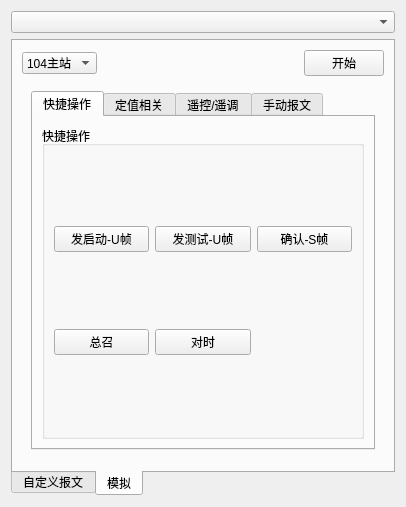
<?xml version="1.0" encoding="UTF-8"?>
<ui version="4.0">
 <class>frmDebug</class>
 <widget class="QWidget" name="frmDebug">
  <property name="geometry">
   <rect>
    <x>0</x>
    <y>0</y>
    <width>406</width>
    <height>499</height>
   </rect>
  </property>
  <property name="windowTitle">
   <string>Form</string>
  </property>
  <layout class="QGridLayout" name="gridLayout">
   <item row="0" column="0">
    <widget class="QComboBox" name="comboBox"/>
   </item>
   <item row="1" column="0">
    <widget class="QTabWidget" name="tabWidget">
     <property name="tabPosition">
      <enum>QTabWidget::South</enum>
     </property>
     <property name="currentIndex">
      <number>1</number>
     </property>
     <widget class="QWidget" name="tab">
      <attribute name="title">
       <string>自定义报文</string>
      </attribute>
      <layout class="QVBoxLayout" name="verticalLayout_2">
       <item>
        <widget class="QFrame" name="frame_3">
         <property name="frameShape">
          <enum>QFrame::StyledPanel</enum>
         </property>
         <property name="frameShadow">
          <enum>QFrame::Plain</enum>
         </property>
         <layout class="QVBoxLayout" name="verticalLayout">
          <item>
           <layout class="QHBoxLayout" name="horizontalLayout">
            <item>
             <widget class="QCheckBox" name="checkBox1">
              <property name="text">
               <string/>
              </property>
             </widget>
            </item>
            <item>
             <widget class="QLineEdit" name="linedata1"/>
            </item>
            <item>
             <widget class="QPushButton" name="pushButton_send1">
              <property name="text">
               <string>发送</string>
              </property>
             </widget>
            </item>
           </layout>
          </item>
          <item>
           <layout class="QHBoxLayout" name="horizontalLayout_2">
            <item>
             <widget class="QCheckBox" name="checkBox2">
              <property name="text">
               <string/>
              </property>
             </widget>
            </item>
            <item>
             <widget class="QLineEdit" name="linedata2"/>
            </item>
            <item>
             <widget class="QPushButton" name="pushButton_send2">
              <property name="text">
               <string>发送</string>
              </property>
             </widget>
            </item>
           </layout>
          </item>
          <item>
           <layout class="QHBoxLayout" name="horizontalLayout_3">
            <item>
             <widget class="QCheckBox" name="checkBox3">
              <property name="text">
               <string/>
              </property>
             </widget>
            </item>
            <item>
             <widget class="QLineEdit" name="linedata3"/>
            </item>
            <item>
             <widget class="QPushButton" name="pushButton_send3">
              <property name="text">
               <string>发送</string>
              </property>
             </widget>
            </item>
           </layout>
          </item>
          <item>
           <layout class="QHBoxLayout" name="horizontalLayout_4">
            <item>
             <widget class="QCheckBox" name="checkBox4">
              <property name="text">
               <string/>
              </property>
             </widget>
            </item>
            <item>
             <widget class="QLineEdit" name="linedata4"/>
            </item>
            <item>
             <widget class="QPushButton" name="pushButton_send4">
              <property name="text">
               <string>发送</string>
              </property>
             </widget>
            </item>
           </layout>
          </item>
          <item>
           <layout class="QHBoxLayout" name="horizontalLayout_5">
            <item>
             <widget class="QCheckBox" name="checkBox5">
              <property name="text">
               <string/>
              </property>
             </widget>
            </item>
            <item>
             <widget class="QLineEdit" name="linedata5"/>
            </item>
            <item>
             <widget class="QPushButton" name="pushButton_send5">
              <property name="text">
               <string>发送</string>
              </property>
             </widget>
            </item>
           </layout>
          </item>
          <item>
           <layout class="QHBoxLayout" name="horizontalLayout_6">
            <item>
             <widget class="QCheckBox" name="checkBox6">
              <property name="text">
               <string/>
              </property>
             </widget>
            </item>
            <item>
             <widget class="QLineEdit" name="linedata6"/>
            </item>
            <item>
             <widget class="QPushButton" name="pushButton_send6">
              <property name="text">
               <string>发送</string>
              </property>
             </widget>
            </item>
           </layout>
          </item>
          <item>
           <layout class="QHBoxLayout" name="horizontalLayout_19">
            <item>
             <widget class="QCheckBox" name="checkBox">
              <property name="text">
               <string>全选</string>
              </property>
             </widget>
            </item>
            <item>
             <spacer name="horizontalSpacer_2">
              <property name="orientation">
               <enum>Qt::Horizontal</enum>
              </property>
              <property name="sizeHint" stdset="0">
               <size>
                <width>40</width>
                <height>20</height>
               </size>
              </property>
             </spacer>
            </item>
            <item>
             <widget class="QPushButton" name="pushButton_load">
              <property name="text">
               <string>导入报文</string>
              </property>
             </widget>
            </item>
            <item>
             <widget class="QPushButton" name="pushButton_clearAll">
              <property name="text">
               <string>清除所有报文</string>
              </property>
             </widget>
            </item>
           </layout>
          </item>
         </layout>
        </widget>
       </item>
       <item>
        <widget class="QFrame" name="frame_2">
         <property name="frameShape">
          <enum>QFrame::StyledPanel</enum>
         </property>
         <property name="frameShadow">
          <enum>QFrame::Plain</enum>
         </property>
         <layout class="QHBoxLayout" name="horizontalLayout_20">
          <item>
           <widget class="QLineEdit" name="linefiledir"/>
          </item>
          <item>
           <widget class="QPushButton" name="btnopenfile">
            <property name="text">
             <string>打开文件</string>
            </property>
           </widget>
          </item>
          <item>
           <widget class="QPushButton" name="btnsendfile">
            <property name="text">
             <string>发送文件</string>
            </property>
           </widget>
          </item>
         </layout>
        </widget>
       </item>
       <item>
        <widget class="QFrame" name="frame_4">
         <property name="frameShape">
          <enum>QFrame::StyledPanel</enum>
         </property>
         <property name="frameShadow">
          <enum>QFrame::Plain</enum>
         </property>
         <layout class="QVBoxLayout" name="verticalLayout_3">
          <item>
           <layout class="QHBoxLayout" name="horizontalLayout_15">
            <item>
             <widget class="QLabel" name="label_4">
              <property name="minimumSize">
               <size>
                <width>140</width>
                <height>0</height>
               </size>
              </property>
              <property name="maximumSize">
               <size>
                <width>150</width>
                <height>16777215</height>
               </size>
              </property>
              <property name="text">
               <string>发送每帧报文前延时(ms)</string>
              </property>
              <property name="alignment">
               <set>Qt::AlignRight|Qt::AlignTrailing|Qt::AlignVCenter</set>
              </property>
             </widget>
            </item>
            <item>
             <widget class="QLineEdit" name="timeinterval">
              <property name="text">
               <string>1000</string>
              </property>
             </widget>
            </item>
            <item>
             <widget class="QCheckBox" name="Cb_recv">
              <property name="minimumSize">
               <size>
                <width>120</width>
                <height>0</height>
               </size>
              </property>
              <property name="text">
               <string>收一帧发一帧</string>
              </property>
             </widget>
            </item>
           </layout>
          </item>
          <item>
           <layout class="QHBoxLayout" name="horizontalLayout_16">
            <item>
             <widget class="QPushButton" name="btnSendAll">
              <property name="minimumSize">
               <size>
                <width>150</width>
                <height>0</height>
               </size>
              </property>
              <property name="text">
               <string>全部发送</string>
              </property>
             </widget>
            </item>
            <item>
             <spacer name="horizontalSpacer_3">
              <property name="orientation">
               <enum>Qt::Horizontal</enum>
              </property>
              <property name="sizeHint" stdset="0">
               <size>
                <width>40</width>
                <height>20</height>
               </size>
              </property>
             </spacer>
            </item>
            <item>
             <widget class="QPushButton" name="btnSendcycle">
              <property name="minimumSize">
               <size>
                <width>150</width>
                <height>0</height>
               </size>
              </property>
              <property name="text">
               <string>开始轮询</string>
              </property>
             </widget>
            </item>
           </layout>
          </item>
         </layout>
        </widget>
       </item>
       <item>
        <spacer name="verticalSpacer">
         <property name="orientation">
          <enum>Qt::Vertical</enum>
         </property>
         <property name="sizeHint" stdset="0">
          <size>
           <width>20</width>
           <height>40</height>
          </size>
         </property>
        </spacer>
       </item>
      </layout>
     </widget>
     <widget class="QWidget" name="tab_2">
      <attribute name="title">
       <string>模拟</string>
      </attribute>
      <layout class="QVBoxLayout" name="verticalLayout_4">
       <item>
        <layout class="QHBoxLayout" name="horizontalLayout_11">
         <item>
          <widget class="QComboBox" name="comboBox_protocol">
           <item>
            <property name="text">
             <string>104主站</string>
            </property>
           </item>
          </widget>
         </item>
         <item>
          <spacer name="horizontalSpacer">
           <property name="orientation">
            <enum>Qt::Horizontal</enum>
           </property>
           <property name="sizeHint" stdset="0">
            <size>
             <width>40</width>
             <height>20</height>
            </size>
           </property>
          </spacer>
         </item>
         <item>
          <widget class="QPushButton" name="pushButton_start">
           <property name="text">
            <string>开始</string>
           </property>
          </widget>
         </item>
        </layout>
       </item>
       <item>
        <widget class="QStackedWidget" name="stackedWidget">
         <property name="frameShape">
          <enum>QFrame::NoFrame</enum>
         </property>
         <property name="currentIndex">
          <number>0</number>
         </property>
         <widget class="QWidget" name="page">
          <layout class="QGridLayout" name="gridLayout_6">
           <item row="0" column="0">
            <widget class="QTabWidget" name="tabWidget_2">
             <property name="tabPosition">
              <enum>QTabWidget::North</enum>
             </property>
             <property name="currentIndex">
              <number>0</number>
             </property>
             <widget class="QWidget" name="tab_3">
              <attribute name="title">
               <string>快捷操作</string>
              </attribute>
              <layout class="QGridLayout" name="gridLayout_5">
               <item row="0" column="0">
                <widget class="QGroupBox" name="groupBox_4">
                 <property name="title">
                  <string>快捷操作</string>
                 </property>
                 <layout class="QGridLayout" name="gridLayout_2">
                  <item row="0" column="0">
                   <widget class="QPushButton" name="pushButton_104sendUstart">
                    <property name="text">
                     <string>发启动-U帧</string>
                    </property>
                   </widget>
                  </item>
                  <item row="0" column="1">
                   <widget class="QPushButton" name="pushButton_104sendUtest">
                    <property name="text">
                     <string>发测试-U帧</string>
                    </property>
                   </widget>
                  </item>
                  <item row="0" column="2">
                   <widget class="QPushButton" name="pushButton_104sendS">
                    <property name="text">
                     <string>确认-S帧</string>
                    </property>
                   </widget>
                  </item>
                  <item row="1" column="0">
                   <widget class="QPushButton" name="pushButton_104callall">
                    <property name="text">
                     <string>总召</string>
                    </property>
                   </widget>
                  </item>
                  <item row="1" column="1">
                   <widget class="QPushButton" name="pushButton_104setTime">
                    <property name="text">
                     <string>对时</string>
                    </property>
                   </widget>
                  </item>
                 </layout>
                </widget>
               </item>
              </layout>
             </widget>
             <widget class="QWidget" name="tab_4">
              <attribute name="title">
               <string>定值相关</string>
              </attribute>
              <layout class="QGridLayout" name="gridLayout_4">
               <item row="0" column="0">
                <widget class="QGroupBox" name="groupBox_2">
                 <property name="title">
                  <string>定值相关</string>
                 </property>
                 <layout class="QGridLayout" name="gridLayout_7">
                  <item row="0" column="0">
                   <widget class="QLabel" name="label_5">
                    <property name="text">
                     <string>装置地址</string>
                    </property>
                   </widget>
                  </item>
                  <item row="0" column="1">
                   <widget class="QLineEdit" name="lineEdit_104devaddr">
                    <property name="text">
                     <string>1</string>
                    </property>
                   </widget>
                  </item>
                  <item row="0" column="2">
                   <widget class="QPushButton" name="pushButton_104callTitle">
                    <property name="text">
                     <string>召唤组标题</string>
                    </property>
                   </widget>
                  </item>
                  <item row="0" column="3">
                   <widget class="QPushButton" name="pushButton_104callDimension">
                    <property name="text">
                     <string>召唤量纲</string>
                    </property>
                   </widget>
                  </item>
                  <item row="1" column="0">
                   <widget class="QLabel" name="label_3">
                    <property name="text">
                     <string>定值组号</string>
                    </property>
                   </widget>
                  </item>
                  <item row="1" column="1">
                   <widget class="QLineEdit" name="lineEdit_104setGroup">
                    <property name="text">
                     <string>1</string>
                    </property>
                   </widget>
                  </item>
                  <item row="1" column="2">
                   <widget class="QPushButton" name="pushButton_104callAccuracy">
                    <property name="text">
                     <string>召唤精度</string>
                    </property>
                   </widget>
                  </item>
                  <item row="1" column="3">
                   <widget class="QPushButton" name="pushButton_104callRange">
                    <property name="text">
                     <string>召唤量程</string>
                    </property>
                   </widget>
                  </item>
                  <item row="2" column="0">
                   <widget class="QLabel" name="label_6">
                    <property name="text">
                     <string>定值条目</string>
                    </property>
                   </widget>
                  </item>
                  <item row="2" column="1">
                   <widget class="QLineEdit" name="lineEdit_104setInf">
                    <property name="text">
                     <string>1</string>
                    </property>
                   </widget>
                  </item>
                  <item row="2" column="2">
                   <widget class="QPushButton" name="pushButton_104callSetting">
                    <property name="text">
                     <string>召唤整组数据</string>
                    </property>
                   </widget>
                  </item>
                  <item row="2" column="3">
                   <widget class="QPushButton" name="pushButton_104callDescription">
                    <property name="text">
                     <string>召唤描述</string>
                    </property>
                   </widget>
                  </item>
                  <item row="3" column="0">
                   <widget class="QLabel" name="label_7">
                    <property name="text">
                     <string>定值(浮点数)</string>
                    </property>
                   </widget>
                  </item>
                  <item row="3" column="1">
                   <widget class="QLineEdit" name="lineEdit_104setValueFloat">
                    <property name="text">
                     <string>1</string>
                    </property>
                   </widget>
                  </item>
                  <item row="3" column="2">
                   <widget class="QPushButton" name="pushButton_104setFloatDowm">
                    <property name="text">
                     <string>修改浮点数定值</string>
                    </property>
                   </widget>
                  </item>
                  <item row="3" column="3" rowspan="2">
                   <widget class="QPushButton" name="pushButton_104settingCuring">
                    <property name="text">
                     <string>固化定值</string>
                    </property>
                   </widget>
                  </item>
                  <item row="4" column="0">
                   <widget class="QLabel" name="label_8">
                    <property name="text">
                     <string>定值(整数)</string>
                    </property>
                   </widget>
                  </item>
                  <item row="4" column="1">
                   <widget class="QLineEdit" name="lineEdit_104setValueUint">
                    <property name="text">
                     <string>1</string>
                    </property>
                   </widget>
                  </item>
                  <item row="4" column="2">
                   <widget class="QPushButton" name="pushButton_104setUintDowm">
                    <property name="text">
                     <string>修改整数型定值</string>
                    </property>
                   </widget>
                  </item>
                 </layout>
                </widget>
               </item>
              </layout>
             </widget>
             <widget class="QWidget" name="tab_5">
              <attribute name="title">
               <string>遥控/遥调</string>
              </attribute>
              <layout class="QGridLayout" name="gridLayout_3">
               <item row="0" column="0">
                <widget class="QGroupBox" name="groupBox_5">
                 <property name="title">
                  <string>遥控/遥调</string>
                 </property>
                 <layout class="QGridLayout" name="gridLayout_9">
                  <item row="0" column="0">
                   <widget class="QLabel" name="label">
                    <property name="text">
                     <string>控制类型</string>
                    </property>
                   </widget>
                  </item>
                  <item row="0" column="1" colspan="2">
                   <widget class="QComboBox" name="comboBox_104remotetype">
                    <item>
                     <property name="text">
                      <string>45 单点遥控</string>
                     </property>
                    </item>
                    <item>
                     <property name="text">
                      <string>46 双点遥控</string>
                     </property>
                    </item>
                    <item>
                     <property name="text">
                      <string>47 升降命令</string>
                     </property>
                    </item>
                    <item>
                     <property name="text">
                      <string>48 设点 规一化值</string>
                     </property>
                    </item>
                    <item>
                     <property name="text">
                      <string>49 设点 标度化值</string>
                     </property>
                    </item>
                    <item>
                     <property name="text">
                      <string>50 设点 短浮点数</string>
                     </property>
                    </item>
                    <item>
                     <property name="text">
                      <string>58 带时标的单点遥控</string>
                     </property>
                    </item>
                    <item>
                     <property name="text">
                      <string>59 带时标的双点遥控</string>
                     </property>
                    </item>
                   </widget>
                  </item>
                  <item row="1" column="0">
                   <widget class="QLabel" name="label_9">
                    <property name="text">
                     <string>操作类型</string>
                    </property>
                   </widget>
                  </item>
                  <item row="1" column="1">
                   <widget class="QLineEdit" name="lineEdit_104YTvalue">
                    <property name="text">
                     <string>1</string>
                    </property>
                   </widget>
                  </item>
                  <item row="1" column="2">
                   <widget class="QComboBox" name="comboBox_104YKvalue">
                    <item>
                     <property name="text">
                      <string>合 - 升</string>
                     </property>
                    </item>
                    <item>
                     <property name="text">
                      <string>分 - 降</string>
                     </property>
                    </item>
                   </widget>
                  </item>
                  <item row="2" column="0">
                   <widget class="QLabel" name="label_10">
                    <property name="text">
                     <string>信息体地址</string>
                    </property>
                   </widget>
                  </item>
                  <item row="2" column="1">
                   <widget class="QLineEdit" name="lineEdit_104infaddr">
                    <property name="text">
                     <string>24577</string>
                    </property>
                   </widget>
                  </item>
                  <item row="2" column="2">
                   <widget class="QCheckBox" name="checkBox_104isHex">
                    <property name="text">
                     <string>16进制</string>
                    </property>
                   </widget>
                  </item>
                  <item row="3" column="0">
                   <widget class="QPushButton" name="pushButton_104select">
                    <property name="text">
                     <string>选择</string>
                    </property>
                   </widget>
                  </item>
                  <item row="4" column="0">
                   <widget class="QPushButton" name="pushButton_104execute">
                    <property name="text">
                     <string>执行</string>
                    </property>
                   </widget>
                  </item>
                  <item row="5" column="0">
                   <widget class="QPushButton" name="pushButton_104cancel">
                    <property name="text">
                     <string>取消</string>
                    </property>
                   </widget>
                  </item>
                  <item row="3" column="1">
                   <widget class="QLabel" name="label_select">
                    <property name="text">
                     <string>选择结果</string>
                    </property>
                   </widget>
                  </item>
                  <item row="4" column="1">
                   <widget class="QLabel" name="label_execute">
                    <property name="text">
                     <string>执行结果</string>
                    </property>
                   </widget>
                  </item>
                 </layout>
                </widget>
               </item>
              </layout>
             </widget>
             <widget class="QWidget" name="tab_6">
              <attribute name="title">
               <string>手动报文</string>
              </attribute>
              <layout class="QGridLayout" name="gridLayout_10">
               <item row="0" column="0">
                <widget class="QGroupBox" name="groupBox_3">
                 <property name="title">
                  <string>手动输入ASDU报文</string>
                 </property>
                 <layout class="QGridLayout" name="gridLayout_8">
                  <item row="1" column="2">
                   <widget class="QPushButton" name="pushButton_sendasdu_2">
                    <property name="minimumSize">
                     <size>
                      <width>0</width>
                      <height>30</height>
                     </size>
                    </property>
                    <property name="maximumSize">
                     <size>
                      <width>50</width>
                      <height>16777215</height>
                     </size>
                    </property>
                    <property name="text">
                     <string>发送</string>
                    </property>
                   </widget>
                  </item>
                  <item row="4" column="0">
                   <widget class="QLabel" name="label_18">
                    <property name="text">
                     <string>5</string>
                    </property>
                   </widget>
                  </item>
                  <item row="4" column="2">
                   <widget class="QPushButton" name="pushButton_sendasdu_5">
                    <property name="minimumSize">
                     <size>
                      <width>0</width>
                      <height>30</height>
                     </size>
                    </property>
                    <property name="maximumSize">
                     <size>
                      <width>50</width>
                      <height>16777215</height>
                     </size>
                    </property>
                    <property name="text">
                     <string>发送</string>
                    </property>
                   </widget>
                  </item>
                  <item row="0" column="1">
                   <widget class="QTextEdit" name="textEdit_104asdu">
                    <property name="sizePolicy">
                     <sizepolicy hsizetype="Expanding" vsizetype="Expanding">
                      <horstretch>0</horstretch>
                      <verstretch>0</verstretch>
                     </sizepolicy>
                    </property>
                    <property name="maximumSize">
                     <size>
                      <width>16777215</width>
                      <height>40</height>
                     </size>
                    </property>
                   </widget>
                  </item>
                  <item row="0" column="0">
                   <widget class="QLabel" name="label_14">
                    <property name="minimumSize">
                     <size>
                      <width>20</width>
                      <height>0</height>
                     </size>
                    </property>
                    <property name="text">
                     <string>1</string>
                    </property>
                   </widget>
                  </item>
                  <item row="2" column="0">
                   <widget class="QLabel" name="label_16">
                    <property name="text">
                     <string>3</string>
                    </property>
                   </widget>
                  </item>
                  <item row="3" column="1">
                   <widget class="QTextEdit" name="textEdit_104asdu_4">
                    <property name="maximumSize">
                     <size>
                      <width>16777215</width>
                      <height>40</height>
                     </size>
                    </property>
                   </widget>
                  </item>
                  <item row="3" column="0">
                   <widget class="QLabel" name="label_17">
                    <property name="text">
                     <string>4</string>
                    </property>
                   </widget>
                  </item>
                  <item row="1" column="0">
                   <widget class="QLabel" name="label_15">
                    <property name="text">
                     <string>2</string>
                    </property>
                   </widget>
                  </item>
                  <item row="4" column="1">
                   <widget class="QTextEdit" name="textEdit_104asdu_5">
                    <property name="maximumSize">
                     <size>
                      <width>16777215</width>
                      <height>40</height>
                     </size>
                    </property>
                   </widget>
                  </item>
                  <item row="5" column="2">
                   <widget class="QPushButton" name="pushButton_sendasdu_6">
                    <property name="minimumSize">
                     <size>
                      <width>0</width>
                      <height>30</height>
                     </size>
                    </property>
                    <property name="maximumSize">
                     <size>
                      <width>50</width>
                      <height>16777215</height>
                     </size>
                    </property>
                    <property name="text">
                     <string>发送</string>
                    </property>
                   </widget>
                  </item>
                  <item row="2" column="1">
                   <widget class="QTextEdit" name="textEdit_104asdu_3">
                    <property name="maximumSize">
                     <size>
                      <width>16777215</width>
                      <height>40</height>
                     </size>
                    </property>
                   </widget>
                  </item>
                  <item row="2" column="2">
                   <widget class="QPushButton" name="pushButton_sendasdu_3">
                    <property name="minimumSize">
                     <size>
                      <width>0</width>
                      <height>30</height>
                     </size>
                    </property>
                    <property name="maximumSize">
                     <size>
                      <width>50</width>
                      <height>16777215</height>
                     </size>
                    </property>
                    <property name="text">
                     <string>发送</string>
                    </property>
                   </widget>
                  </item>
                  <item row="0" column="2">
                   <widget class="QPushButton" name="pushButton_sendasdu">
                    <property name="minimumSize">
                     <size>
                      <width>0</width>
                      <height>30</height>
                     </size>
                    </property>
                    <property name="maximumSize">
                     <size>
                      <width>50</width>
                      <height>16777215</height>
                     </size>
                    </property>
                    <property name="text">
                     <string>发送</string>
                    </property>
                   </widget>
                  </item>
                  <item row="5" column="1">
                   <widget class="QTextEdit" name="textEdit_104asdu_6">
                    <property name="maximumSize">
                     <size>
                      <width>16777215</width>
                      <height>40</height>
                     </size>
                    </property>
                   </widget>
                  </item>
                  <item row="1" column="1">
                   <widget class="QTextEdit" name="textEdit_104asdu_2">
                    <property name="sizePolicy">
                     <sizepolicy hsizetype="Expanding" vsizetype="Preferred">
                      <horstretch>0</horstretch>
                      <verstretch>0</verstretch>
                     </sizepolicy>
                    </property>
                    <property name="maximumSize">
                     <size>
                      <width>16777215</width>
                      <height>40</height>
                     </size>
                    </property>
                   </widget>
                  </item>
                  <item row="5" column="0">
                   <widget class="QLabel" name="label_19">
                    <property name="minimumSize">
                     <size>
                      <width>20</width>
                      <height>0</height>
                     </size>
                    </property>
                    <property name="text">
                     <string>6</string>
                    </property>
                   </widget>
                  </item>
                  <item row="3" column="2">
                   <widget class="QPushButton" name="pushButton_sendasdu_4">
                    <property name="minimumSize">
                     <size>
                      <width>0</width>
                      <height>30</height>
                     </size>
                    </property>
                    <property name="maximumSize">
                     <size>
                      <width>50</width>
                      <height>16777215</height>
                     </size>
                    </property>
                    <property name="text">
                     <string>发送</string>
                    </property>
                   </widget>
                  </item>
                 </layout>
                </widget>
               </item>
              </layout>
             </widget>
            </widget>
           </item>
          </layout>
         </widget>
         <widget class="QWidget" name="page_2"/>
        </widget>
       </item>
       <item>
        <spacer name="verticalSpacer_2">
         <property name="orientation">
          <enum>Qt::Vertical</enum>
         </property>
         <property name="sizeHint" stdset="0">
          <size>
           <width>20</width>
           <height>40</height>
          </size>
         </property>
        </spacer>
       </item>
      </layout>
     </widget>
    </widget>
   </item>
  </layout>
 </widget>
 <resources/>
 <connections/>
</ui>
